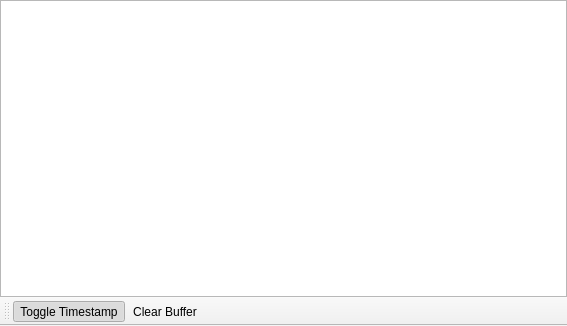
<?xml version="1.0" encoding="UTF-8"?>
<ui version="4.0">
 <class>WidgetSystemLog</class>
 <widget class="QMainWindow" name="WidgetSystemLog">
  <property name="geometry">
   <rect>
    <x>0</x>
    <y>0</y>
    <width>567</width>
    <height>326</height>
   </rect>
  </property>
  <property name="windowTitle">
   <string>System Log</string>
  </property>
  <property name="windowIcon">
   <iconset resource="Resource.qrc">
    <normaloff>:/Resource/Network/HitMonitor.png</normaloff>:/Resource/Network/HitMonitor.png</iconset>
  </property>
  <widget class="QWidget" name="centralwidget">
   <layout class="QVBoxLayout" name="verticalLayout">
    <property name="spacing">
     <number>0</number>
    </property>
    <property name="margin">
     <number>0</number>
    </property>
    <item>
     <widget class="QTextEdit" name="textEditSystemLog">
      <property name="readOnly">
       <bool>true</bool>
      </property>
      <property name="textInteractionFlags">
       <set>Qt::TextSelectableByMouse</set>
      </property>
     </widget>
    </item>
   </layout>
  </widget>
  <widget class="QToolBar" name="toolBar">
   <property name="windowTitle">
    <string>toolBar</string>
   </property>
   <property name="iconSize">
    <size>
     <width>16</width>
     <height>16</height>
    </size>
   </property>
   <property name="toolButtonStyle">
    <enum>Qt::ToolButtonTextBesideIcon</enum>
   </property>
   <attribute name="toolBarArea">
    <enum>BottomToolBarArea</enum>
   </attribute>
   <attribute name="toolBarBreak">
    <bool>false</bool>
   </attribute>
   <addaction name="actionToggleTimestamp"/>
   <addaction name="actionClearBuffer"/>
  </widget>
  <action name="actionToggleTimestamp">
   <property name="checkable">
    <bool>true</bool>
   </property>
   <property name="checked">
    <bool>true</bool>
   </property>
   <property name="icon">
    <iconset resource="Resource.qrc">
     <normaloff>:/Resource/Generic/Time.png</normaloff>:/Resource/Generic/Time.png</iconset>
   </property>
   <property name="text">
    <string>Toggle Timestamp</string>
   </property>
  </action>
  <action name="actionClearBuffer">
   <property name="icon">
    <iconset resource="Resource.qrc">
     <normaloff>:/Resource/Generic/Clear.png</normaloff>:/Resource/Generic/Clear.png</iconset>
   </property>
   <property name="text">
    <string>Clear Buffer</string>
   </property>
   <property name="toolTip">
    <string>Clear Buffer</string>
   </property>
  </action>
 </widget>
 <resources>
  <include location="Resource.qrc"/>
 </resources>
 <connections/>
</ui>
